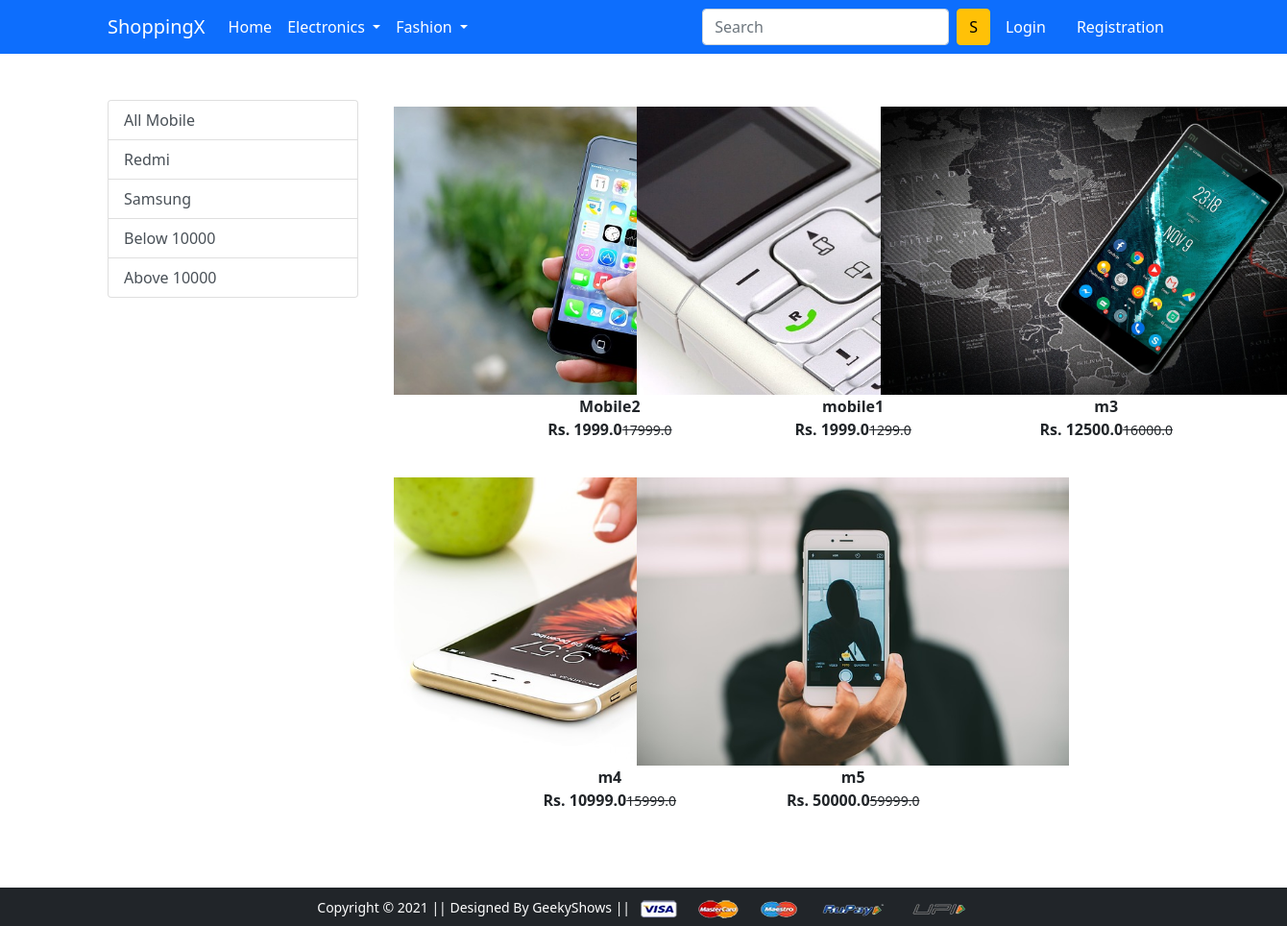
/mobile/, run on the app's committed database.
### app/models.py (models this page shows, shortened)
class Product(models.Model):
    title = models.CharField(max_length=100)
    selling_price = models.FloatField()
    discounted_price = models.FloatField()
    description = models.TextField()
    brand = models.CharField(max_length=200)
    category = models.CharField(choices=CATEGORY_CHOICES,max_length=2)
    product_image = models.ImageField(upload_to='prodcuting')

### app/views.py (the view)
# urls.py: path('mobile/', views.mobile, name='mobile'),
def mobile(request,data=None):
 if data == None:
  mobiles = Product.objects.filter(category='M')
 elif data == "Redmi" or data == "Samsung":
  mobiles = Product.objects.filter(category='M').filter(brand=data)
 elif data == "below":
  mobiles = Product.objects.filter(category='M').filter(discounted_price__lt=10000)
 elif data == "above":
  mobiles = Product.objects.filter(category='M').filter(discounted_price__gt=10000)
 return render(request, 'app/mobile.html',{'mobiles':mobiles})

### app/templates/app/mobile.html (shortened to what this page needs)
{% extends 'app/base.html' %}
{% load static %}
{% block main-content %}
<div class="container my-5">
 <div class="row">
  <div class="col-sm-3">
   <div class="list-group">
    <a href="{% url 'mobile' %}" class="list-group-item list-group-item-action" aria-current="true">All Mobile</a>
    <a href="{% url 'mobiledata' 'Redmi' %}" class="list-group-item list-group-item-action" aria-current="true">Redmi</a>
    <a href="{% url 'mobiledata' 'Samsung' %}" class="list-group-item list-group-item-action">Samsung</a>
    <a href="{% url 'mobiledata' 'below' %}" class="list-group-item list-group-item-action">Below 10000</a>
    <a href="{% url 'mobiledata' 'above' %}" class="list-group-item list-group-item-action">Above 10000</a>
    </div>
   </div>
  <div class="col-sm-8">
   <div class="row">
    {% for product in mobiles %}
    <div class="col-sm-4 text-center mb-4">
     <a href="{% url 'product-detail' product.id %}" class="btn">
     <div class="item">
      <img src="{{product.product_image.url}}" alt="" height="300" class="">
      <div class="fw-bold">{{product.title}}</div>
      <div class="fw-bold">Rs. {{product.discounted_price}}<small class="fw-light text-decoration-line-through">{{product.selling_price}}</small></div>
     </div>
     </a>
    </div>
    {% endfor %}
   </div>
  </div>
 </div>
</div>
{% endblock main-content %}

### data on the page
Product: product_image (picture), title "Mobile2", discounted_price "1999.0", selling_price "17999.0"
Product: product_image (picture), title "mobile1", discounted_price "1999.0", selling_price "1299.0"
Product: product_image (picture), title "m3", discounted_price "12500.0", selling_price "16000.0"
Product: product_image (picture), title "m4", discounted_price "10999.0", selling_price "15999.0"
Product: product_image (picture), title "m5", discounted_price "50000.0", selling_price "59999.0"
